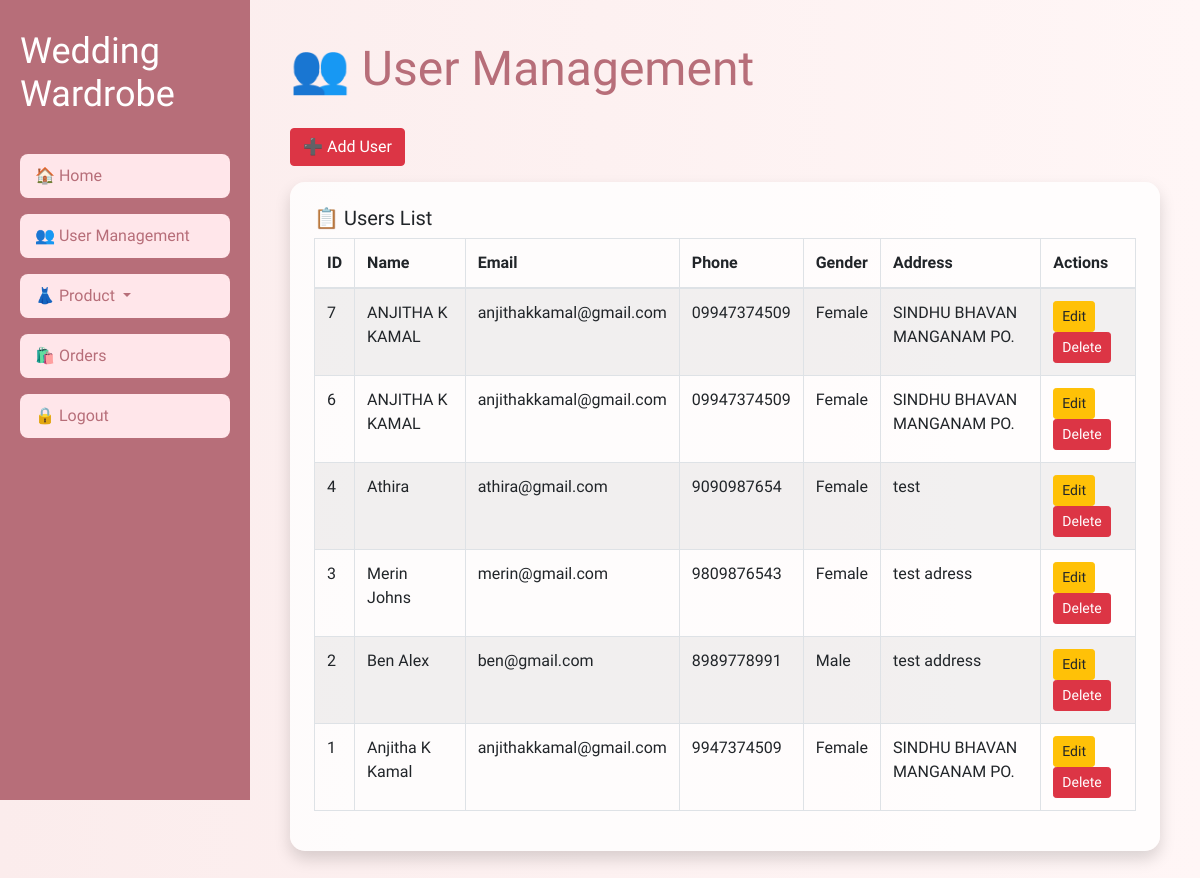
The app's page /admin_adduser.php with its own data.
### tables this page shows
CREATE TABLE `userreg` (
  `u_id` int NOT NULL AUTO_INCREMENT,
  `name` varchar(45) DEFAULT NULL,
  `email` varchar(45) DEFAULT NULL,
  `phone` varchar(45) DEFAULT NULL,
  `gender` varchar(45) DEFAULT NULL,
  `address` varchar(45) DEFAULT NULL,
  `password` varchar(45) DEFAULT NULL,
  PRIMARY KEY (`u_id`),
  UNIQUE KEY `u_id_UNIQUE` (`u_id`)
);

### admin_adduser.php (the view, shortened to what this page needs)
<?php
include("db_connection.php");
$users = mysqli_query($con, "SELECT * FROM userreg ORDER BY u_id DESC");
$editData = null;
?>
<!DOCTYPE html>
<html lang="en">
<head>
  <link rel="stylesheet" href="https://maxcdn.bootstrapcdn.com/bootstrap/4.5.2/css/bootstrap.min.css">
</head>
<body>
  <div class="sidebar">
  <h2>Wedding Wardrobe</h2>
  <a href="admin_dashboard.php">🏠 Home</a>
  <a href="admin_adduser.php">👥 User Management</a>
  <div class="dropdown w-100">
    <button class="btn dropdown-toggle" type="button" id="userDropdown" data-toggle="dropdown" aria-haspopup="true" aria-expanded="false">
      👗 Product
    </button>
  </div>
  <a href="admin_orderhistory.php">🛍️ Orders</a>
  <a href="logout.php">🔒 Logout</a>
</div>
  <div class="main-content">
    <h2 class="dashboard-heading">👥 User Management</h2>
    <button type="button" class="btn btn-danger mb-3" data-toggle="modal" data-target="#userModal">
      <?= $editData ? "✏️ Edit User" : "➕ Add User" ?>
    </button>
    <div class="card p-4 shadow">
      <h5>📋 Users List</h5>
      <table class="table table-bordered table-striped">
        <thead>
          <tr>
            <th>ID</th><th>Name</th><th>Email</th><th>Phone</th><th>Gender</th><th>Address</th><th>Actions</th>
          </tr>
        </thead>
        <tbody>
          <?php while($row = mysqli_fetch_assoc($users)): ?>
          <tr>
            <td><?= $row['u_id'] ?></td>
            <td><?= $row['name'] ?></td>
            <td><?= $row['email'] ?></td>
            <td><?= $row['phone'] ?></td>
            <td><?= $row['gender'] ?></td>
            <td><?= $row['address'] ?></td>
            <td>
  <a href="?edit=<?= $row['u_id'] ?>" class="btn btn-sm btn-warning">Edit</a>
  <a href="?delete=<?= $row['u_id'] ?>" class="btn btn-sm btn-danger" onclick="return confirm('Are you sure you want to delete this user?');">Delete</a>
</td>
          </tr>
          <?php endwhile; ?>
        </tbody>
      </table>
    </div>
  </div>
</body>
</html>

### admin_adduser.php (style rules this page uses)
body { margin: 0; font-family: 'Work Sans', sans-serif; background: linear-gradient(to right, #fbecec, #fff6f6); display: flex; }
.sidebar { width: 250px; background-color: #b76e79; color: white; height: 100vh; position: fixed; top: 0; left: 0; padding: 30px 20px; display: flex; flex-direction: column; align-items: flex-start; overflow-y: auto; scrollbar-width: thin; }
.sidebar h2 { font-family: 'Sacramento', cursive; font-size: 36px; margin-bottom: 30px; color: #fff; }
.sidebar a, .sidebar .btn.dropdown-toggle { display: block; width: 100%; background-color: #ffe6ea; color: #b76e79; text-decoration: none; margin: 8px 0; padding: 12px 18px; font-weight: 600; border-radius: 10px; transition: background 0.3s ease, transform 0.2s ease; text-align: center; border: none; cursor: pointer; }
.sidebar a, .sidebar .btn.dropdown-toggle { display: block; width: 100%; background-color: #ffe6ea; color: #b76e79; text-decoration: none; margin: 8px 0; padding: 10px 15px; font-weight: 500; border-radius: 8px; transition: background 0.3s ease, transform 0.2s ease; text-align: left; }
.main-content { margin-left: 250px; padding: 40px; width: 100%; }
.dashboard-heading { font-family: 'Sacramento', cursive; font-size: 48px; color: #b76e79; margin-bottom: 30px; }
.card { background: rgba(255, 255, 255, 0.8); border: none; border-radius: 15px; box-shadow: 0 8px 16px rgba(0,0,0,0.1); transition: transform 0.3s ease; }

### records on screen
userreg: u_id "7", name "ANJITHA K KAMAL", email "anjithakkamal@gmail.com", phone "09947374509", gender "Female", address "SINDHU BHAVAN MANGANAM PO."
userreg: u_id "6", name "ANJITHA K KAMAL", email "anjithakkamal@gmail.com", phone "09947374509", gender "Female", address "SINDHU BHAVAN MANGANAM PO."
userreg: u_id "4", name "Athira", email "athira@gmail.com", phone "9090987654", gender "Female", address "test"
userreg: u_id "3", name "Merin Johns", email "merin@gmail.com", phone "9809876543", gender "Female", address "test adress"
userreg: u_id "2", name "Ben Alex", email "ben@gmail.com", phone "8989778991", gender "Male", address "test address"
userreg: u_id "1", name "Anjitha K Kamal", email "anjithakkamal@gmail.com", phone "9947374509", gender "Female", address "SINDHU BHAVAN MANGANAM PO."
